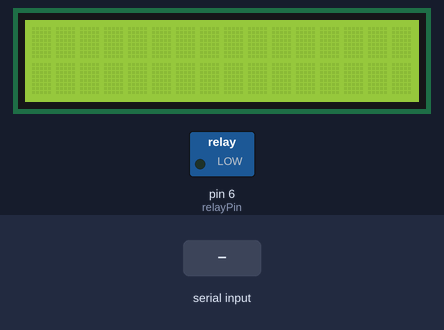
Bench run of a sketch on a simulated Arduino Uno, built with avr-gcc and run on an emulated ATmega328P. Parts: 16×2 character LCD, switched loads named in the sketch (green lamp = pin HIGH). Inputs (shaded band) come from the test bench. What the sketch prints to the serial monitor is not drawn.

Above: at 1.2 s.
1.3 s: "1" received over the second serial link
At 1.7 s:
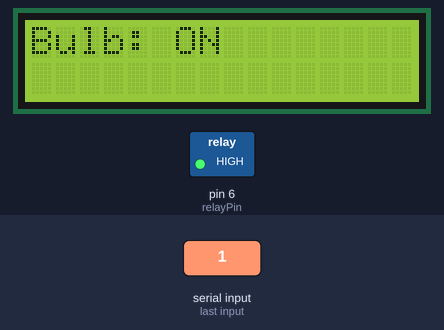
2.8 s: "0" received over the second serial link
At 4.1 s:
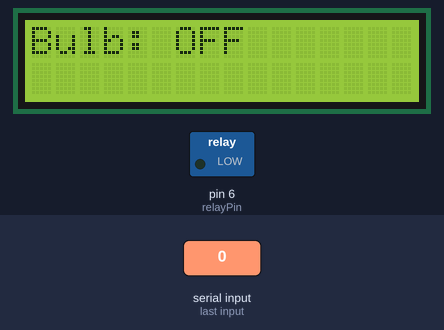
Timing chart, 0 to 5.8 s (numbered marks = the images above; inputs shaded):
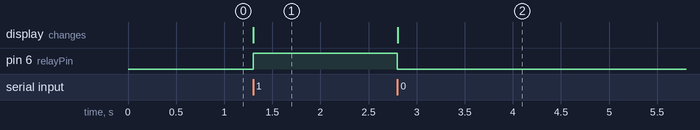

Measured:
- after the input at 1.3 s, pin 6 (relayPin): LOW → HIGH at once; the display: changes at once (image 1)
- after the input at 2.8 s, pin 6 (relayPin): HIGH → LOW at once; the display: changes at once (image 2)

The sketch:

home_1.ino
```cpp
#include <LiquidCrystal.h>
#include <SoftwareSerial.h>

// Define the pins for LCD
const int rs = 12, en = 11, d4 = 5, d5 = 4, d6 = 3, d7 = 2;
LiquidCrystal lcd(rs, en, d4, d5, d6, d7);

// Define the pins for relay and Bluetooth
const int relayPin = 6; // Connect relay to pin 6
SoftwareSerial bluetooth(10, 9); // RX, TX

char state; // Variable to store incoming state

void setup() {
  // Set relay pin as output
  pinMode(relayPin, OUTPUT);
  // Initialize serial communication with Bluetooth module
  bluetooth.begin(9600);
  // Initialize serial communication with PC for debugging
  Serial.begin(9600);
  // Set up the LCD's number of columns and rows
  lcd.begin(16, 2);
}

void loop() {
  // Check if data is available to read from Bluetooth module
  if (bluetooth.available() > 0) {
    // Read the incoming byte
    state = bluetooth.read();
    // If the received state is '1', turn on the relay (bulb)
    if (state == '1') {
      digitalWrite(relayPin, HIGH);
      lcd.clear();
      lcd.setCursor(0, 0);
      lcd.print("Bulb: ON");
      Serial.println("Bulb turned on.");
    }
    // If the received state is '0', turn off the relay (bulb)
    else if (state == '0') {
      digitalWrite(relayPin, LOW);
      lcd.clear();
      lcd.setCursor(0, 0);
      lcd.print("Bulb: OFF");
      Serial.println("Bulb turned off.");
    }
  }
}
```
